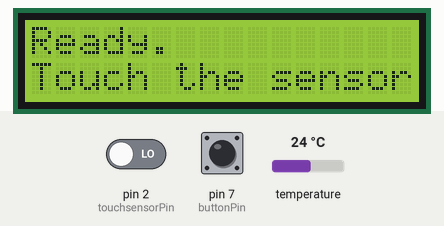
Simulated run of this sketch. Board: Arduino Uno, built with avr-gcc and run on an emulated ATmega328P. On the bench: 16×2 character LCD. The test bench sets the inputs (shaded band); at power-on: pin 2 (touchsensorPin) LOW, pin 7 (buttonPin) LOW, temperature 24 °C.

Above: at 2.8 s.
2.9 s: pin 2 (touchsensorPin) driven HIGH
At 3.7 s:
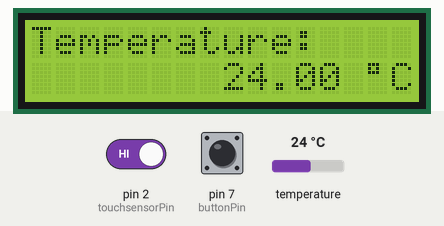
4.4 s: pin 7 (buttonPin) pulled HIGH for 0.15 s
At 5.7 s:
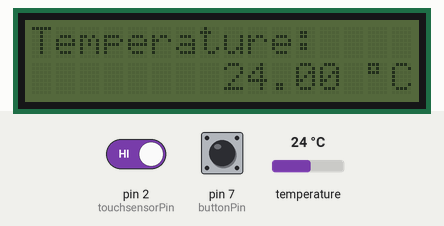
6.0 s: temperature set to 12 °C
At 7.2 s:
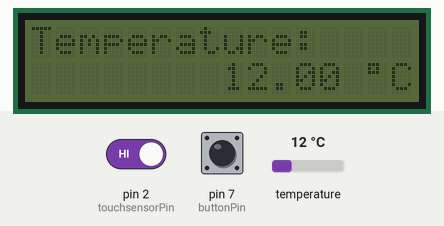
7.5 s: pin 7 (buttonPin) pulled HIGH for 1 s
At 9.6 s:
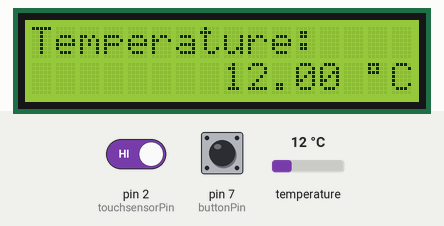
10.0 s: temperature set to 19 °C
At 12.8 s:
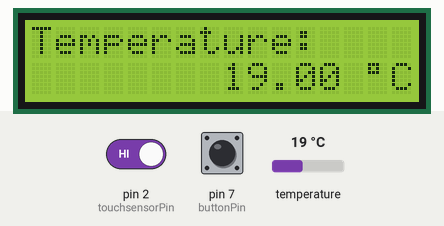
13.0 s: temperature set to 28 °C
At 15.4 s:
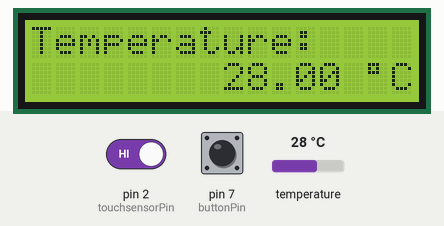
Timing chart, 0 to 16.9 s (numbered marks = the images above; inputs shaded):
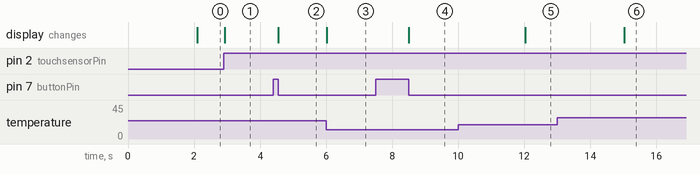

Measured:
- after the input at 2.9 s, the display: changes at once (image 1)
- after the input at 4.4 s, the display: changes after 0.15 s (image 2)
- after the input at 6.0 s, the display: changes at once (image 3)
- after the input at 7.5 s, the display: changes after 1.0 s (image 4)
- after the input at 10.0 s, the display: changes after 2.0 s (image 5)
- after the input at 13.0 s, the display: changes after 2.0 s (image 6)

The sketch:

010_lcd_temp_alcsensor_serial.ino
```cpp
#include <Wire.h>
#include <Arduino.h>
#include <Adafruit_Sensor.h>
#include <Adafruit_BMP280.h>
#include <LiquidCrystal_I2C.h>
#include <TimedAction.h>

#include "button.h"
#include "MQ7.h" // https://github.com/swatish17/MQ7-Library

LiquidCrystal_I2C lcd(0x27, 2, 1, 0, 4, 5, 6, 7, 3, POSITIVE);
Adafruit_BMP280 bmp280;
char data[14]; // the data will be read into this array
const int COSensorAnalogPin = A1; // the MQ7 sensor's pin
const int touchsensorPin = 2;
const int buttonPin = 7;
int touchsensorPrevState = LOW; // the previous state of the touch sensor
int touchsensorState = LOW;
int backlightState = HIGH;
Button button(buttonPin);
MQ7 mq7(COSensorAnalogPin, 5.0);

enum State {
    showTemperature,
    showCOSensorResistance,
    showCOSensorPPM
};
State state = showTemperature;

void printTemperature();
void printCOSensorResistance();
void printCOSensorPPM();
void serialPrintTemperature();
void serialPrintCOSensorPPM();

// TimedAction objects are used to refresh the value printed on the LCD screen and print values to serial
TimedAction refreshTemperature = TimedAction(3000, printTemperature);
TimedAction refreshCOResistance = TimedAction(3000, printCOSensorResistance); // CO sensor's resistance
TimedAction refreshCOPPM = TimedAction(3000, printCOSensorPPM); // CO concentration in PPM
TimedAction refreshTemperatureOnSerial = TimedAction(60000, serialPrintTemperature);
TimedAction refreshCOPPMOnSerial = TimedAction(60000, serialPrintCOSensorPPM);

void setup() {
    Serial.begin(9600);
    lcd.begin(16, 2);
    lcd.print("Hello");
    delay(2000);
    lcd.clear();
    // checks whether the sensor's address is right
    if (!bmp280.begin(0x76)) {
        Serial.println("Could not find a valid BMP280 sensor, check wiring!");
        lcd.print("Rossz cim");
        while (true) { }
    }
    pinMode(touchsensorPin, INPUT);
    // TimedActions don't have to be checked yet
    refreshTemperature.disable();
    refreshCOResistance.disable();
    refreshCOPPM.disable();
    lcd.print("Ready.");
    lcd.setCursor(0, 1);
    lcd.print("Touch the sensor");
    // continues when the sensor is touched
    while (digitalRead(touchsensorPin) != HIGH) { }
    refreshTemperatureOnSerial.enable();
    refreshCOPPMOnSerial.enable();
}

void loop() {
    touchsensorPrevState = touchsensorState;
    touchsensorState = digitalRead(touchsensorPin);
    // if the touchsensor is touched
    if (touchsensorPrevState == LOW && touchsensorState == HIGH) {
        switch (state) {
            case showTemperature:
                printTemperature();
                state = showCOSensorResistance;
                refreshCOPPM.disable();
                refreshTemperature.enable();
                break;
            case showCOSensorResistance:
                printCOSensorResistance();
                state = showCOSensorPPM;
                refreshTemperature.disable();
                refreshCOResistance.enable();
                break;
            case showCOSensorPPM:
                printCOSensorPPM();
                state = showTemperature;
                refreshCOResistance.disable();
                refreshCOPPM.enable();
                break;
            default: // this branch should not be reached
                lcd.clear();
                lcd.print("error");
                break;
        }
    }

    // checking if the button was pressed
    // if yes, we set the LCD's backlight accordingly
    if (button.stateChanged() && !button.getPreviousState()) {
        if (backlightState == HIGH) {
            lcd.setBacklight(LOW);
            backlightState = LOW;
        }
        else if (backlightState == LOW) {
            lcd.setBacklight(HIGH);
            backlightState = HIGH;
        }
    }

    // Checking whether the values need to be refreshed
    refreshTemperature.check();
    refreshCOResistance.check();
    refreshCOPPM.check();
    refreshTemperatureOnSerial.check();
    refreshCOPPMOnSerial.check();
}

/**
 * @brief Prints the temperature onto the LCD screen
 */
void printTemperature() {
    float temperature = bmp280.readTemperature();
    sprintf(data, "%d.%02u %cC\0", (unsigned int) temperature, (unsigned int) (temperature * 100) % 100, 223);
    lcd.clear();
    lcd.print("Temperature:");
    lcd.setCursor(16 - strlen(data), 1);
    lcd.print(data);
}

/**
 * @brief Prints the temperature to the serial port
 */
void serialPrintTemperature() {
    float temperature = bmp280.readTemperature();
    Serial.println(temperature);
}

/**
 * @brief Prints the value read from the MQ7 sensor's analog input
 */
void printCOSensorResistance() {
    int value = analogRead(COSensorAnalogPin);
    lcd.clear();
    lcd.print("CO level:");
    // lcd.setCursor(16 - strlen(data), 1);
    lcd.setCursor(12, 1);
    lcd.print(value);
}

/**
 * @brief Prints the MQ7's value in PPM to the lcd
 */
void printCOSensorPPM() {
    float ppm = mq7.getPPM();
    sprintf(data, "%d.%02u PPM\0", (unsigned int) ppm, (unsigned int) (ppm * 100) % 100, 223);
    lcd.clear();
    lcd.print("CO concentration");
    lcd.setCursor(16 - strlen(data), 1);
    lcd.print(data);
}

/**
 * @brief Prints the MQ7's value in PPM to serial
 */
void serialPrintCOSensorPPM() {
    float ppm = mq7.getPPM();
    Serial.println(ppm);
}
```

button.cpp
```cpp
#include "button.h"

/**
 * @brief Constructor.
 * @param pin The number of the digital pin on which the button is connected to the board.
 */
Button::Button(int pin): pin(pin), previousState(false) {
    pinMode(pin, INPUT);
}

/**
 * @brief Checks if the button is pressed.
 * @returns True, if the button is pressed (e.g. digitalRead() returns HIGH),
 *  False, if the button is not pressed.
 */
bool Button::isPressed() {
    return digitalRead(this->pin) == HIGH;
}

/**
 * @brief Checks whether the button's state changed
 *  (the button was pressed, and now it's released, for example)
 * @returns True, if the state changed, else False.
 */
bool Button::stateChanged() {
    if (this->isPressed() != this->previousState) {
        this->previousState = !this->previousState;
        return true;
    }
    return false;
}

/**
 * @brief Returns the button's previous state.
 * @note The button's state is only updated in the stateChanged() method.
 * @returns True, if the button was pressed, else False.
 */
bool Button::getPreviousState() {
    return previousState;
}
```

button.h
```cpp
#ifndef BUTTON_H
#define BUTTON_H

#include <Arduino.h>

/**
 * @class Button
 * @brief A class that defines methods to work with a pushbutton on Arduino
 */
class Button {
    const int pin; // the pin, on which the button connects to the board
    bool previousState; // true if HIGH, false if LOW

    public:
        Button(int pin);
        bool isPressed();
        bool stateChanged();
        bool getPreviousState();

};

#endif
```
